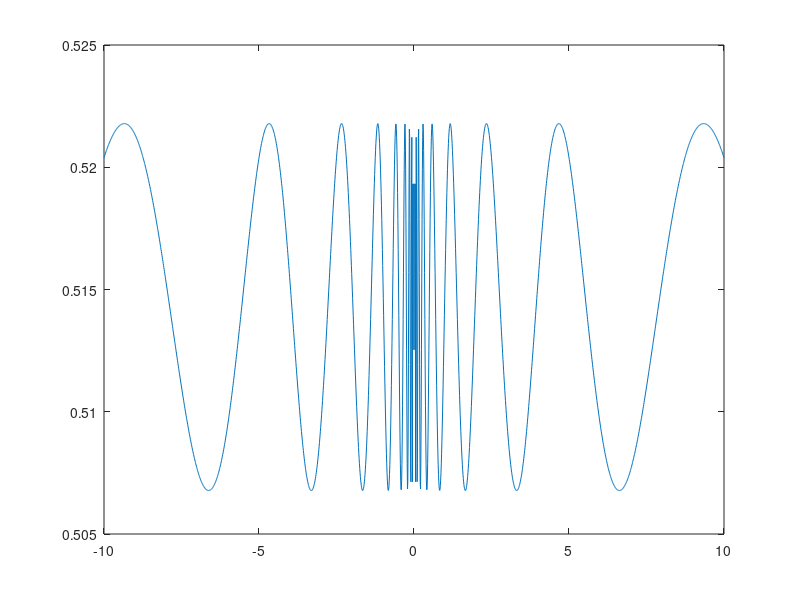

The MATLAB script that drew this image:
%% Guia 3 - Ejercicio 1

%% Verificacion numerica condicion de admisibilidad diadica

N = 20;
W = 10;
w = -W:0.01:W;

m = 2; % orden de la box spline
if mod(m,2)==0
    eps = 1;
else
    eps = 0;
end

sum = 0.*w;

for j=-N:1:N
   w1 = 2^j.*w./4;
   psi = -1i .* w1 .* (sin(w1)./w1).^(m+2) .* exp(-1i.*w1.*(1+eps));
   sum = sum + abs(psi).^2;
end

A = min(sum)
B = max(sum)

plot(w,sum)
